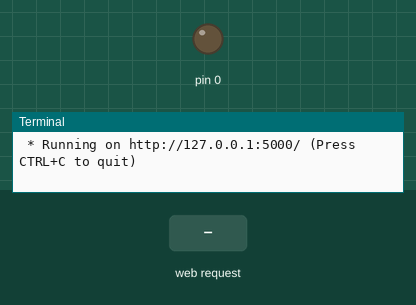
A program run on a simulated Raspberry Pi (wiringPi pin numbers). On the bench: output pins drawn as LEDs (lit = HIGH), the last lines printed to the terminal. The test bench sets the inputs (shaded band). A web server runs the application; pin numbers are wiringPi numbers; the clock reads 2024-03-15 10:24:30 at power-on unless the program sets it.

Above: at 1.2 s.
1.3 s: HTTP request for /wiring/0/50 received
At 1.7 s:
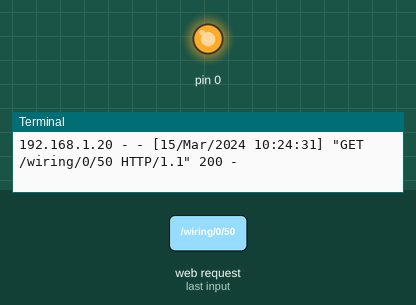
2.8 s: HTTP request for / received
4.3 s: HTTP request for /i2c/0/1/0 received
Timing chart, 0 to 7.3 s (numbered marks = the images above; inputs shaded):
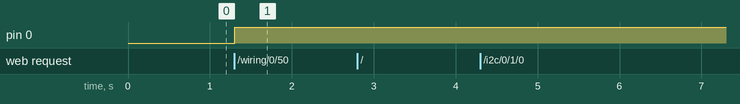

The program:

views.py
```python
#################
#### imports ####
#################

from flask import render_template, Blueprint, request, flash, redirect, url_for, Markup
import wiringpi2 as wiringpi

################
#### config ####
################

WIRINGPI_list = [0, 1, 2, 3, 4, 5, 6, 7, 8, 9, 10, 11, 12, 14, 14, 15, 16, 17]
wiringData = {
      'wiring_pin_list' : WIRINGPI_list,
      'wiring_pin_mode' : [0, 1],
      'wiring_pin_states' : [{'label' : 'Off', 'value' : 0}, {'label' : 'On', 'value' : 1}]
    }


playground_blueprint = Blueprint('playground', __name__)


################
#### routes ####
################

# use decorators to link the function to a url
@playground_blueprint.route('/')
def index():
    return render_template('playground/index.html', **wiringData)

@playground_blueprint.route('/wiring/<int:wp_id>/<int:wp_state>')
def wiring(wp_id, wp_state):
    wiringpi.wiringPiSetup()
    if wp_id in WIRINGPI_list:
      wiringpi.pinMode(wp_id, 1)
      wiringpi.digitalWrite(wp_id, wp_state)
      message = Markup('GPIO <strong>'+ str(wp_id) +'</strong> switched to : '+ str(wp_state))
      flash(message, 'success')
    else:
      flash('Invalid WiringPi number', 'danger')
    return render_template('playground/index.html', **wiringData)

@playground_blueprint.route('/i2c/<int:i2cAddr>/<i2cMode>/<int:i2cData>')
def i2c(i2cAddr, i2cMode, i2cData=None):

    # i2c = wiringpi2.I2C()
    # dev = i2c.setup(0x20) ( not sure about what to pass into the setup function, but presumably a device address? )
    # i2c.read(dev)

    i2c = wiringpi.I2C()
    dev = i2c.setup(0x20)

    i2cReturnedData = {
        'i2cAddress' : i2cAddr,
        #'i2cData' : i2c.read(dev)
        'i2cData' : 'returned data by I2C device'
    }

    message = Markup('I2C '+ str(i2cAddr) +' returned : <strong>'+ '(not implemented yet)' +'</strong>')
    flash(message, 'success')

    return render_template('playground/index.html', **i2cReturnedData)
```

Measured:
- after the input at 1.3 s, pin 0: LOW → HIGH at once
